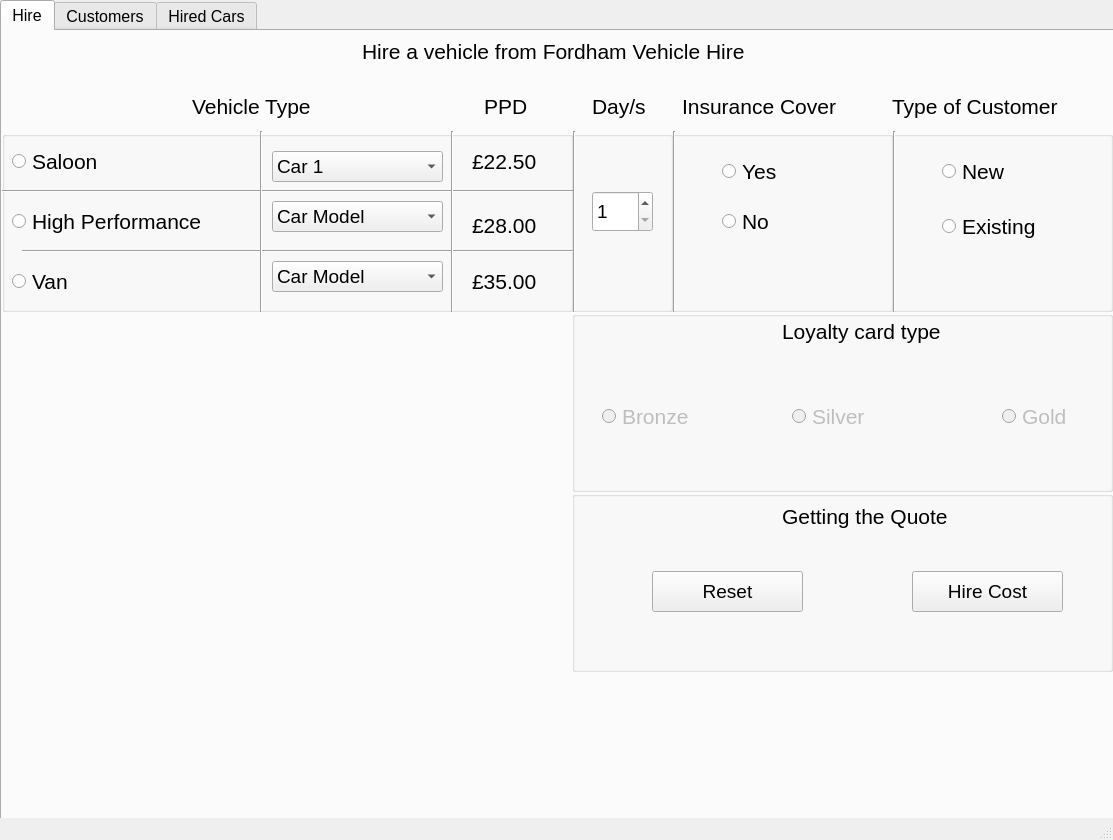
<?xml version="1.0" encoding="UTF-8"?>
<ui version="4.0">
 <author>Cristian Munteanu</author>
 <class>MainWindow</class>
 <widget class="QMainWindow" name="MainWindow">
  <property name="geometry">
   <rect>
    <x>0</x>
    <y>0</y>
    <width>1113</width>
    <height>840</height>
   </rect>
  </property>
  <property name="windowTitle">
   <string>Fordham Vehicle</string>
  </property>
  <property name="autoFillBackground">
   <bool>false</bool>
  </property>
  <property name="iconSize">
   <size>
    <width>46</width>
    <height>46</height>
   </size>
  </property>
  <widget class="QWidget" name="centralwidget">
   <widget class="QTabWidget" name="Header">
    <property name="enabled">
     <bool>true</bool>
    </property>
    <property name="geometry">
     <rect>
      <x>0</x>
      <y>0</y>
      <width>1191</width>
      <height>841</height>
     </rect>
    </property>
    <property name="font">
     <font>
      <pointsize>12</pointsize>
      <weight>50</weight>
      <bold>false</bold>
     </font>
    </property>
    <property name="cursor">
     <cursorShape>ArrowCursor</cursorShape>
    </property>
    <property name="accessibleName">
     <string/>
    </property>
    <property name="currentIndex">
     <number>0</number>
    </property>
    <widget class="QWidget" name="Hire">
     <property name="font">
      <font>
       <pointsize>14</pointsize>
      </font>
     </property>
     <attribute name="title">
      <string>Hire</string>
     </attribute>
     <widget class="QLabel" name="headerLabel">
      <property name="geometry">
       <rect>
        <x>360</x>
        <y>0</y>
        <width>491</width>
        <height>41</height>
       </rect>
      </property>
      <property name="font">
       <font>
        <pointsize>16</pointsize>
       </font>
      </property>
      <property name="text">
       <string>Hire a vehicle from Fordham Vehicle Hire</string>
      </property>
     </widget>
     <widget class="QGroupBox" name="carTypeBox">
      <property name="geometry">
       <rect>
        <x>0</x>
        <y>100</y>
        <width>571</width>
        <height>181</height>
       </rect>
      </property>
      <property name="title">
       <string/>
      </property>
      <property name="flat">
       <bool>false</bool>
      </property>
      <property name="checkable">
       <bool>false</bool>
      </property>
      <widget class="QRadioButton" name="btnSaloon">
       <property name="geometry">
        <rect>
         <x>10</x>
         <y>10</y>
         <width>141</width>
         <height>41</height>
        </rect>
       </property>
       <property name="font">
        <font>
         <pointsize>16</pointsize>
        </font>
       </property>
       <property name="text">
        <string>Saloon</string>
       </property>
      </widget>
      <widget class="QRadioButton" name="btnHP">
       <property name="geometry">
        <rect>
         <x>10</x>
         <y>70</y>
         <width>241</width>
         <height>41</height>
        </rect>
       </property>
       <property name="font">
        <font>
         <pointsize>16</pointsize>
        </font>
       </property>
       <property name="text">
        <string>High Performance</string>
       </property>
      </widget>
      <widget class="QRadioButton" name="btnVan">
       <property name="geometry">
        <rect>
         <x>10</x>
         <y>130</y>
         <width>141</width>
         <height>41</height>
        </rect>
       </property>
       <property name="font">
        <font>
         <pointsize>16</pointsize>
        </font>
       </property>
       <property name="text">
        <string>Van</string>
       </property>
      </widget>
      <widget class="QLabel" name="labelSaloonPrice">
       <property name="geometry">
        <rect>
         <x>470</x>
         <y>20</y>
         <width>91</width>
         <height>21</height>
        </rect>
       </property>
       <property name="font">
        <font>
         <pointsize>16</pointsize>
        </font>
       </property>
       <property name="text">
        <string>£22.50</string>
       </property>
      </widget>
      <widget class="QLabel" name="labelHPPrice">
       <property name="geometry">
        <rect>
         <x>470</x>
         <y>80</y>
         <width>91</width>
         <height>28</height>
        </rect>
       </property>
       <property name="font">
        <font>
         <pointsize>16</pointsize>
        </font>
       </property>
       <property name="text">
        <string>£28.00</string>
       </property>
      </widget>
      <widget class="QLabel" name="labelVanPrice">
       <property name="geometry">
        <rect>
         <x>470</x>
         <y>140</y>
         <width>101</width>
         <height>21</height>
        </rect>
       </property>
       <property name="font">
        <font>
         <pointsize>16</pointsize>
        </font>
       </property>
       <property name="text">
        <string>£35.00</string>
       </property>
      </widget>
      <widget class="Line" name="line_8">
       <property name="geometry">
        <rect>
         <x>0</x>
         <y>50</y>
         <width>571</width>
         <height>21</height>
        </rect>
       </property>
       <property name="orientation">
        <enum>Qt::Horizontal</enum>
       </property>
      </widget>
      <widget class="Line" name="line_9">
       <property name="geometry">
        <rect>
         <x>20</x>
         <y>110</y>
         <width>571</width>
         <height>21</height>
        </rect>
       </property>
       <property name="orientation">
        <enum>Qt::Horizontal</enum>
       </property>
      </widget>
      <widget class="QComboBox" name="comboBoxSaloon">
       <property name="geometry">
        <rect>
         <x>270</x>
         <y>20</y>
         <width>171</width>
         <height>31</height>
        </rect>
       </property>
       <item>
        <property name="text">
         <string>Car 1</string>
        </property>
       </item>
       <item>
        <property name="text">
         <string>Car 2</string>
        </property>
       </item>
      </widget>
      <widget class="Line" name="line_7">
       <property name="geometry">
        <rect>
         <x>435</x>
         <y>0</y>
         <width>31</width>
         <height>181</height>
        </rect>
       </property>
       <property name="orientation">
        <enum>Qt::Vertical</enum>
       </property>
      </widget>
      <widget class="QComboBox" name="comboBoxHP">
       <property name="geometry">
        <rect>
         <x>270</x>
         <y>70</y>
         <width>171</width>
         <height>31</height>
        </rect>
       </property>
       <item>
        <property name="text">
         <string>Car Model</string>
        </property>
       </item>
       <item>
        <property name="text">
         <string>Car 1</string>
        </property>
       </item>
       <item>
        <property name="text">
         <string>Car 2</string>
        </property>
       </item>
      </widget>
      <widget class="QComboBox" name="comboBoxVan">
       <property name="geometry">
        <rect>
         <x>270</x>
         <y>130</y>
         <width>171</width>
         <height>31</height>
        </rect>
       </property>
       <item>
        <property name="text">
         <string>Car Model</string>
        </property>
       </item>
       <item>
        <property name="text">
         <string>Car 1</string>
        </property>
       </item>
       <item>
        <property name="text">
         <string>Car 2</string>
        </property>
       </item>
      </widget>
      <widget class="Line" name="line_13">
       <property name="geometry">
        <rect>
         <x>244</x>
         <y>0</y>
         <width>31</width>
         <height>181</height>
        </rect>
       </property>
       <property name="orientation">
        <enum>Qt::Vertical</enum>
       </property>
      </widget>
     </widget>
     <widget class="QLabel" name="labelDay">
      <property name="geometry">
       <rect>
        <x>590</x>
        <y>60</y>
        <width>71</width>
        <height>31</height>
       </rect>
      </property>
      <property name="font">
       <font>
        <pointsize>16</pointsize>
       </font>
      </property>
      <property name="text">
       <string>Day/s</string>
      </property>
     </widget>
     <widget class="QLabel" name="insuranceCover">
      <property name="enabled">
       <bool>true</bool>
      </property>
      <property name="geometry">
       <rect>
        <x>680</x>
        <y>60</y>
        <width>201</width>
        <height>31</height>
       </rect>
      </property>
      <property name="font">
       <font>
        <pointsize>16</pointsize>
       </font>
      </property>
      <property name="text">
       <string>Insurance Cover</string>
      </property>
     </widget>
     <widget class="QLabel" name="vehicleType">
      <property name="geometry">
       <rect>
        <x>190</x>
        <y>60</y>
        <width>151</width>
        <height>31</height>
       </rect>
      </property>
      <property name="font">
       <font>
        <pointsize>16</pointsize>
       </font>
      </property>
      <property name="styleSheet">
       <string notr="true"/>
      </property>
      <property name="text">
       <string>Vehicle Type</string>
      </property>
     </widget>
     <widget class="QLabel" name="pricePerDay">
      <property name="geometry">
       <rect>
        <x>482</x>
        <y>60</y>
        <width>51</width>
        <height>31</height>
       </rect>
      </property>
      <property name="font">
       <font>
        <pointsize>16</pointsize>
       </font>
      </property>
      <property name="text">
       <string>PPD</string>
      </property>
     </widget>
     <widget class="QLabel" name="customerType">
      <property name="geometry">
       <rect>
        <x>890</x>
        <y>60</y>
        <width>221</width>
        <height>31</height>
       </rect>
      </property>
      <property name="font">
       <font>
        <pointsize>16</pointsize>
       </font>
      </property>
      <property name="text">
       <string>Type of Customer</string>
      </property>
     </widget>
     <widget class="QGroupBox" name="insuranceBox">
      <property name="geometry">
       <rect>
        <x>670</x>
        <y>100</y>
        <width>221</width>
        <height>181</height>
       </rect>
      </property>
      <property name="title">
       <string/>
      </property>
      <widget class="QRadioButton" name="btnInsuranceYes">
       <property name="geometry">
        <rect>
         <x>50</x>
         <y>30</y>
         <width>95</width>
         <height>21</height>
        </rect>
       </property>
       <property name="font">
        <font>
         <pointsize>16</pointsize>
        </font>
       </property>
       <property name="text">
        <string>Yes </string>
       </property>
      </widget>
      <widget class="QRadioButton" name="btnInsuranceNo">
       <property name="geometry">
        <rect>
         <x>50</x>
         <y>80</y>
         <width>95</width>
         <height>21</height>
        </rect>
       </property>
       <property name="font">
        <font>
         <pointsize>16</pointsize>
        </font>
       </property>
       <property name="text">
        <string>No</string>
       </property>
      </widget>
      <widget class="Line" name="line_10">
       <property name="geometry">
        <rect>
         <x>-13</x>
         <y>0</y>
         <width>31</width>
         <height>181</height>
        </rect>
       </property>
       <property name="orientation">
        <enum>Qt::Vertical</enum>
       </property>
      </widget>
     </widget>
     <widget class="QGroupBox" name="groupCustomer">
      <property name="geometry">
       <rect>
        <x>890</x>
        <y>100</y>
        <width>221</width>
        <height>181</height>
       </rect>
      </property>
      <property name="title">
       <string/>
      </property>
      <widget class="QRadioButton" name="btnCustomerNew">
       <property name="geometry">
        <rect>
         <x>50</x>
         <y>30</y>
         <width>95</width>
         <height>21</height>
        </rect>
       </property>
       <property name="font">
        <font>
         <pointsize>16</pointsize>
        </font>
       </property>
       <property name="text">
        <string>New</string>
       </property>
      </widget>
      <widget class="QRadioButton" name="btnCustomerExisting">
       <property name="geometry">
        <rect>
         <x>50</x>
         <y>80</y>
         <width>121</width>
         <height>31</height>
        </rect>
       </property>
       <property name="font">
        <font>
         <pointsize>16</pointsize>
        </font>
       </property>
       <property name="text">
        <string>Existing</string>
       </property>
      </widget>
      <widget class="Line" name="line_11">
       <property name="geometry">
        <rect>
         <x>-13</x>
         <y>0</y>
         <width>31</width>
         <height>181</height>
        </rect>
       </property>
       <property name="orientation">
        <enum>Qt::Vertical</enum>
       </property>
      </widget>
     </widget>
     <widget class="QGroupBox" name="groupPackages">
      <property name="geometry">
       <rect>
        <x>570</x>
        <y>280</y>
        <width>541</width>
        <height>181</height>
       </rect>
      </property>
      <property name="title">
       <string/>
      </property>
      <widget class="QRadioButton" name="btnBronzePackage">
       <property name="enabled">
        <bool>false</bool>
       </property>
       <property name="geometry">
        <rect>
         <x>30</x>
         <y>90</y>
         <width>121</width>
         <height>31</height>
        </rect>
       </property>
       <property name="font">
        <font>
         <pointsize>16</pointsize>
        </font>
       </property>
       <property name="text">
        <string>Bronze</string>
       </property>
      </widget>
      <widget class="QLabel" name="loyaltyCardType">
       <property name="geometry">
        <rect>
         <x>210</x>
         <y>0</y>
         <width>211</width>
         <height>41</height>
        </rect>
       </property>
       <property name="font">
        <font>
         <pointsize>16</pointsize>
        </font>
       </property>
       <property name="text">
        <string>Loyalty card type</string>
       </property>
      </widget>
      <widget class="QRadioButton" name="btnSilverPackage">
       <property name="enabled">
        <bool>false</bool>
       </property>
       <property name="geometry">
        <rect>
         <x>220</x>
         <y>90</y>
         <width>121</width>
         <height>31</height>
        </rect>
       </property>
       <property name="font">
        <font>
         <pointsize>16</pointsize>
        </font>
       </property>
       <property name="text">
        <string>Silver</string>
       </property>
      </widget>
      <widget class="QRadioButton" name="btnGoldPackage">
       <property name="enabled">
        <bool>false</bool>
       </property>
       <property name="geometry">
        <rect>
         <x>430</x>
         <y>90</y>
         <width>121</width>
         <height>31</height>
        </rect>
       </property>
       <property name="font">
        <font>
         <pointsize>16</pointsize>
        </font>
       </property>
       <property name="text">
        <string>Gold</string>
       </property>
      </widget>
     </widget>
     <widget class="QGroupBox" name="groupDays">
      <property name="geometry">
       <rect>
        <x>570</x>
        <y>100</y>
        <width>101</width>
        <height>181</height>
       </rect>
      </property>
      <property name="title">
       <string/>
      </property>
      <widget class="QSpinBox" name="dayList">
       <property name="geometry">
        <rect>
         <x>20</x>
         <y>60</y>
         <width>61</width>
         <height>41</height>
        </rect>
       </property>
       <property name="minimum">
        <number>1</number>
       </property>
       <property name="maximum">
        <number>10</number>
       </property>
      </widget>
      <widget class="Line" name="line_12">
       <property name="geometry">
        <rect>
         <x>-13</x>
         <y>0</y>
         <width>31</width>
         <height>181</height>
        </rect>
       </property>
       <property name="orientation">
        <enum>Qt::Vertical</enum>
       </property>
      </widget>
     </widget>
     <widget class="QGroupBox" name="groupResultButtons">
      <property name="geometry">
       <rect>
        <x>570</x>
        <y>460</y>
        <width>541</width>
        <height>181</height>
       </rect>
      </property>
      <property name="title">
       <string/>
      </property>
      <widget class="QPushButton" name="resetBtn">
       <property name="geometry">
        <rect>
         <x>80</x>
         <y>80</y>
         <width>151</width>
         <height>41</height>
        </rect>
       </property>
       <property name="text">
        <string>Reset</string>
       </property>
      </widget>
      <widget class="QPushButton" name="hireCostBtn">
       <property name="geometry">
        <rect>
         <x>340</x>
         <y>80</y>
         <width>151</width>
         <height>41</height>
        </rect>
       </property>
       <property name="text">
        <string>Hire Cost</string>
       </property>
      </widget>
      <widget class="QLabel" name="label_2">
       <property name="geometry">
        <rect>
         <x>210</x>
         <y>10</y>
         <width>241</width>
         <height>31</height>
        </rect>
       </property>
       <property name="font">
        <font>
         <pointsize>16</pointsize>
        </font>
       </property>
       <property name="text">
        <string>Getting the Quote</string>
       </property>
      </widget>
     </widget>
    </widget>
    <widget class="QWidget" name="Customers">
     <property name="font">
      <font>
       <pointsize>14</pointsize>
      </font>
     </property>
     <attribute name="title">
      <string>Customers</string>
     </attribute>
     <widget class="QGroupBox" name="groupBox">
      <property name="geometry">
       <rect>
        <x>0</x>
        <y>-11</y>
        <width>1111</width>
        <height>81</height>
       </rect>
      </property>
      <property name="title">
       <string/>
      </property>
      <widget class="QLabel" name="label">
       <property name="geometry">
        <rect>
         <x>420</x>
         <y>20</y>
         <width>311</width>
         <height>61</height>
        </rect>
       </property>
       <property name="font">
        <font>
         <pointsize>16</pointsize>
        </font>
       </property>
       <property name="text">
        <string>Total price is £ 0.00</string>
       </property>
      </widget>
     </widget>
     <widget class="QGroupBox" name="groupBox_2">
      <property name="geometry">
       <rect>
        <x>0</x>
        <y>67</y>
        <width>541</width>
        <height>611</height>
       </rect>
      </property>
      <property name="font">
       <font>
        <pointsize>16</pointsize>
       </font>
      </property>
      <property name="title">
       <string/>
      </property>
      <widget class="QLabel" name="label_3">
       <property name="geometry">
        <rect>
         <x>30</x>
         <y>30</y>
         <width>141</width>
         <height>31</height>
        </rect>
       </property>
       <property name="text">
        <string>Car Type</string>
       </property>
      </widget>
      <widget class="QLabel" name="carTypeLabel">
       <property name="geometry">
        <rect>
         <x>270</x>
         <y>30</y>
         <width>141</width>
         <height>31</height>
        </rect>
       </property>
       <property name="text">
        <string>TextLabel</string>
       </property>
      </widget>
      <widget class="QLabel" name="label_5">
       <property name="geometry">
        <rect>
         <x>30</x>
         <y>80</y>
         <width>141</width>
         <height>31</height>
        </rect>
       </property>
       <property name="text">
        <string>Car Model</string>
       </property>
      </widget>
      <widget class="QLabel" name="carModelLabel">
       <property name="geometry">
        <rect>
         <x>270</x>
         <y>80</y>
         <width>141</width>
         <height>31</height>
        </rect>
       </property>
       <property name="text">
        <string>TextLabel</string>
       </property>
      </widget>
      <widget class="QLabel" name="label_9">
       <property name="geometry">
        <rect>
         <x>30</x>
         <y>280</y>
         <width>151</width>
         <height>31</height>
        </rect>
       </property>
       <property name="text">
        <string>Loyalty card</string>
       </property>
      </widget>
      <widget class="QLabel" name="insuranceTypeLabel_2">
       <property name="geometry">
        <rect>
         <x>30</x>
         <y>330</y>
         <width>121</width>
         <height>31</height>
        </rect>
       </property>
       <property name="text">
        <string>Discount</string>
       </property>
      </widget>
      <widget class="QLabel" name="Discount">
       <property name="geometry">
        <rect>
         <x>270</x>
         <y>330</y>
         <width>121</width>
         <height>31</height>
        </rect>
       </property>
       <property name="text">
        <string>TextLabel</string>
       </property>
      </widget>
      <widget class="QLabel" name="label_6">
       <property name="geometry">
        <rect>
         <x>30</x>
         <y>130</y>
         <width>161</width>
         <height>31</height>
        </rect>
       </property>
       <property name="text">
        <string>No. of Days</string>
       </property>
      </widget>
      <widget class="QLabel" name="daysLabel">
       <property name="geometry">
        <rect>
         <x>270</x>
         <y>130</y>
         <width>131</width>
         <height>31</height>
        </rect>
       </property>
       <property name="text">
        <string>daysLabel</string>
       </property>
      </widget>
      <widget class="QLabel" name="label_7">
       <property name="geometry">
        <rect>
         <x>30</x>
         <y>180</y>
         <width>121</width>
         <height>31</height>
        </rect>
       </property>
       <property name="text">
        <string>Insurance</string>
       </property>
      </widget>
      <widget class="QLabel" name="insuranceTypeLabel">
       <property name="geometry">
        <rect>
         <x>270</x>
         <y>180</y>
         <width>121</width>
         <height>31</height>
        </rect>
       </property>
       <property name="text">
        <string>TextLabel</string>
       </property>
      </widget>
      <widget class="QLabel" name="label_4">
       <property name="geometry">
        <rect>
         <x>30</x>
         <y>230</y>
         <width>191</width>
         <height>31</height>
        </rect>
       </property>
       <property name="text">
        <string>Customer Type</string>
       </property>
      </widget>
      <widget class="QLabel" name="customerTypeLabel">
       <property name="geometry">
        <rect>
         <x>270</x>
         <y>230</y>
         <width>121</width>
         <height>31</height>
        </rect>
       </property>
       <property name="text">
        <string>TextLabel</string>
       </property>
      </widget>
      <widget class="QLabel" name="loyaltyCardType_2">
       <property name="geometry">
        <rect>
         <x>270</x>
         <y>280</y>
         <width>121</width>
         <height>31</height>
        </rect>
       </property>
       <property name="text">
        <string>TextLabel</string>
       </property>
      </widget>
     </widget>
     <widget class="QPushButton" name="btncustomersReset">
      <property name="geometry">
       <rect>
        <x>610</x>
        <y>500</y>
        <width>181</width>
        <height>28</height>
       </rect>
      </property>
      <property name="text">
       <string>Reset</string>
      </property>
     </widget>
    </widget>
    <widget class="QWidget" name="HiredCars">
     <attribute name="title">
      <string>Hired Cars</string>
     </attribute>
     <widget class="QRadioButton" name="radioButton">
      <property name="geometry">
       <rect>
        <x>270</x>
        <y>240</y>
        <width>201</width>
        <height>41</height>
       </rect>
      </property>
      <property name="text">
       <string>RadioButton</string>
      </property>
     </widget>
    </widget>
   </widget>
  </widget>
  <widget class="QStatusBar" name="statusbar"/>
 </widget>
 <resources/>
 <connections/>
</ui>
